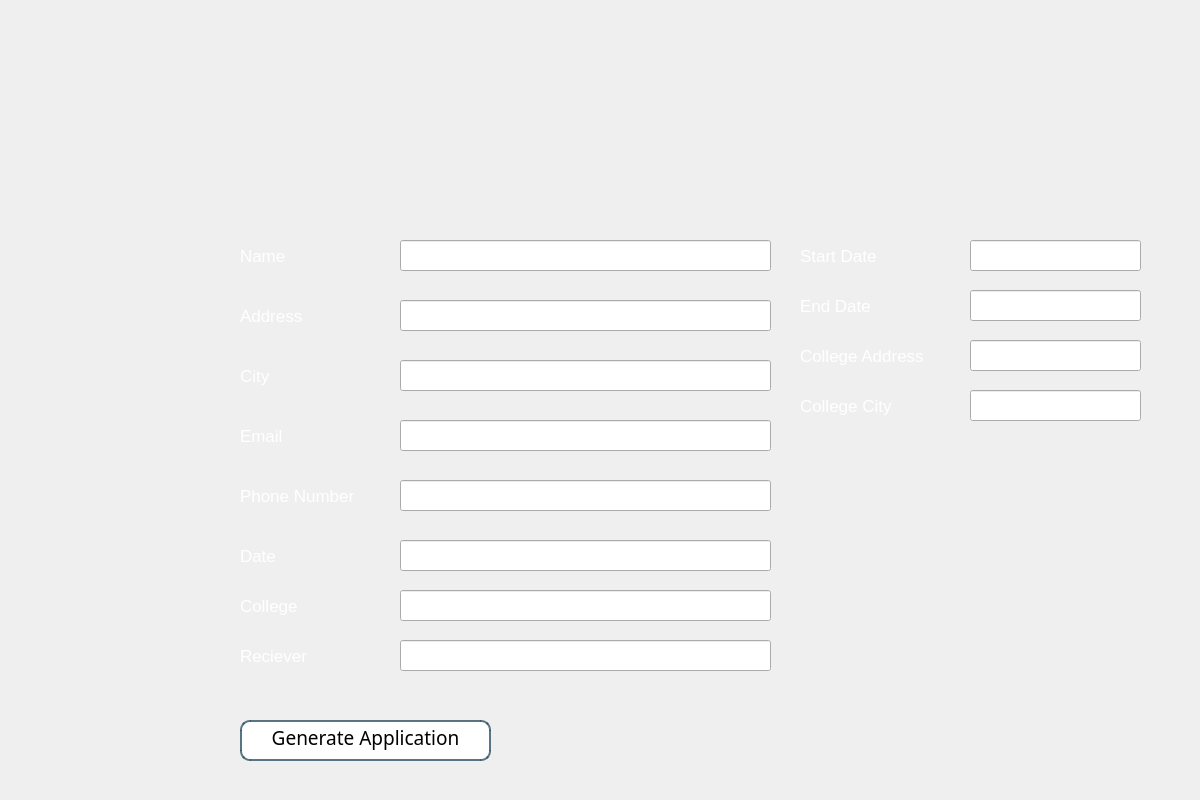
<?xml version="1.0" encoding="UTF-8"?>
<ui version="4.0">
 <class>Form</class>
 <widget class="QWidget" name="Form">
  <property name="geometry">
   <rect>
    <x>0</x>
    <y>0</y>
    <width>1200</width>
    <height>800</height>
   </rect>
  </property>
  <property name="windowTitle">
   <string>Form</string>
  </property>
  <widget class="QLabel" name="label">
   <property name="geometry">
    <rect>
     <x>0</x>
     <y>0</y>
     <width>1201</width>
     <height>801</height>
    </rect>
   </property>
   <property name="styleSheet">
    <string notr="true"/>
   </property>
   <property name="text">
    <string/>
   </property>
   <property name="pixmap">
    <pixmap>details.png</pixmap>
   </property>
  </widget>
  <widget class="QLineEdit" name="i7">
   <property name="geometry">
    <rect>
     <x>400</x>
     <y>590</y>
     <width>371</width>
     <height>31</height>
    </rect>
   </property>
  </widget>
  <widget class="QLineEdit" name="i5">
   <property name="geometry">
    <rect>
     <x>400</x>
     <y>480</y>
     <width>371</width>
     <height>31</height>
    </rect>
   </property>
  </widget>
  <widget class="QLabel" name="label_8">
   <property name="geometry">
    <rect>
     <x>240</x>
     <y>640</y>
     <width>121</width>
     <height>31</height>
    </rect>
   </property>
   <property name="font">
    <font>
     <pointsize>13</pointsize>
    </font>
   </property>
   <property name="styleSheet">
    <string notr="true">color:rgb(255, 255, 255);</string>
   </property>
   <property name="text">
    <string>Reciever</string>
   </property>
  </widget>
  <widget class="QLabel" name="label_9">
   <property name="geometry">
    <rect>
     <x>240</x>
     <y>590</y>
     <width>121</width>
     <height>31</height>
    </rect>
   </property>
   <property name="font">
    <font>
     <pointsize>13</pointsize>
    </font>
   </property>
   <property name="styleSheet">
    <string notr="true">color:rgb(255, 255, 255);</string>
   </property>
   <property name="text">
    <string>College</string>
   </property>
  </widget>
  <widget class="QLabel" name="label_6">
   <property name="geometry">
    <rect>
     <x>240</x>
     <y>480</y>
     <width>151</width>
     <height>31</height>
    </rect>
   </property>
   <property name="font">
    <font>
     <pointsize>13</pointsize>
    </font>
   </property>
   <property name="styleSheet">
    <string notr="true">color:rgb(255, 255, 255);</string>
   </property>
   <property name="text">
    <string>Phone Number</string>
   </property>
  </widget>
  <widget class="QLineEdit" name="i1">
   <property name="geometry">
    <rect>
     <x>400</x>
     <y>240</y>
     <width>371</width>
     <height>31</height>
    </rect>
   </property>
  </widget>
  <widget class="QLineEdit" name="i2">
   <property name="geometry">
    <rect>
     <x>400</x>
     <y>300</y>
     <width>371</width>
     <height>31</height>
    </rect>
   </property>
  </widget>
  <widget class="QLabel" name="label_2">
   <property name="geometry">
    <rect>
     <x>240</x>
     <y>240</y>
     <width>121</width>
     <height>31</height>
    </rect>
   </property>
   <property name="font">
    <font>
     <pointsize>13</pointsize>
    </font>
   </property>
   <property name="styleSheet">
    <string notr="true">color:rgb(255, 255, 255);</string>
   </property>
   <property name="text">
    <string>Name</string>
   </property>
  </widget>
  <widget class="QLabel" name="label_5">
   <property name="geometry">
    <rect>
     <x>240</x>
     <y>420</y>
     <width>121</width>
     <height>31</height>
    </rect>
   </property>
   <property name="font">
    <font>
     <pointsize>13</pointsize>
    </font>
   </property>
   <property name="styleSheet">
    <string notr="true">color:rgb(255, 255, 255);</string>
   </property>
   <property name="text">
    <string>Email</string>
   </property>
  </widget>
  <widget class="QLineEdit" name="i8">
   <property name="geometry">
    <rect>
     <x>400</x>
     <y>640</y>
     <width>371</width>
     <height>31</height>
    </rect>
   </property>
  </widget>
  <widget class="QLineEdit" name="i3">
   <property name="geometry">
    <rect>
     <x>400</x>
     <y>360</y>
     <width>371</width>
     <height>31</height>
    </rect>
   </property>
  </widget>
  <widget class="QLineEdit" name="i6">
   <property name="geometry">
    <rect>
     <x>400</x>
     <y>540</y>
     <width>371</width>
     <height>31</height>
    </rect>
   </property>
  </widget>
  <widget class="QLineEdit" name="i4">
   <property name="geometry">
    <rect>
     <x>400</x>
     <y>420</y>
     <width>371</width>
     <height>31</height>
    </rect>
   </property>
  </widget>
  <widget class="QLabel" name="label_3">
   <property name="geometry">
    <rect>
     <x>240</x>
     <y>300</y>
     <width>121</width>
     <height>31</height>
    </rect>
   </property>
   <property name="font">
    <font>
     <pointsize>13</pointsize>
    </font>
   </property>
   <property name="styleSheet">
    <string notr="true">color:rgb(255, 255, 255);</string>
   </property>
   <property name="text">
    <string>Address</string>
   </property>
  </widget>
  <widget class="QLabel" name="label_7">
   <property name="geometry">
    <rect>
     <x>240</x>
     <y>540</y>
     <width>121</width>
     <height>31</height>
    </rect>
   </property>
   <property name="font">
    <font>
     <pointsize>13</pointsize>
    </font>
   </property>
   <property name="styleSheet">
    <string notr="true">color:rgb(255, 255, 255);</string>
   </property>
   <property name="text">
    <string>Date</string>
   </property>
  </widget>
  <widget class="QLabel" name="label_4">
   <property name="geometry">
    <rect>
     <x>240</x>
     <y>360</y>
     <width>121</width>
     <height>31</height>
    </rect>
   </property>
   <property name="font">
    <font>
     <pointsize>13</pointsize>
    </font>
   </property>
   <property name="styleSheet">
    <string notr="true">color:rgb(255, 255, 255);</string>
   </property>
   <property name="text">
    <string>City</string>
   </property>
  </widget>
  <widget class="QPushButton" name="gen">
   <property name="geometry">
    <rect>
     <x>240</x>
     <y>720</y>
     <width>251</width>
     <height>41</height>
    </rect>
   </property>
   <property name="font">
    <font>
     <family>Nirmala UI Semilight</family>
     <pointsize>14</pointsize>
     <weight>50</weight>
     <italic>false</italic>
     <bold>false</bold>
    </font>
   </property>
   <property name="styleSheet">
    <string notr="true">border-radius:10px;
border:2px solid rgba(46,82,101,200);
padding-bottom:7px;
color:rgb(0, 0, 0);
background-color:rgb(255, 255, 255);
</string>
   </property>
   <property name="text">
    <string>Generate Application</string>
   </property>
  </widget>
  <widget class="QLabel" name="label_10">
   <property name="geometry">
    <rect>
     <x>800</x>
     <y>240</y>
     <width>111</width>
     <height>31</height>
    </rect>
   </property>
   <property name="font">
    <font>
     <pointsize>13</pointsize>
    </font>
   </property>
   <property name="styleSheet">
    <string notr="true">color:rgb(255, 255, 255);</string>
   </property>
   <property name="text">
    <string>Start Date</string>
   </property>
  </widget>
  <widget class="QLabel" name="label_11">
   <property name="geometry">
    <rect>
     <x>800</x>
     <y>290</y>
     <width>91</width>
     <height>31</height>
    </rect>
   </property>
   <property name="font">
    <font>
     <pointsize>13</pointsize>
    </font>
   </property>
   <property name="styleSheet">
    <string notr="true">color:rgb(255, 255, 255);</string>
   </property>
   <property name="text">
    <string>End Date</string>
   </property>
  </widget>
  <widget class="QLineEdit" name="i9">
   <property name="geometry">
    <rect>
     <x>970</x>
     <y>240</y>
     <width>171</width>
     <height>31</height>
    </rect>
   </property>
  </widget>
  <widget class="QLineEdit" name="i10">
   <property name="geometry">
    <rect>
     <x>970</x>
     <y>290</y>
     <width>171</width>
     <height>31</height>
    </rect>
   </property>
  </widget>
  <widget class="QLineEdit" name="i11">
   <property name="geometry">
    <rect>
     <x>970</x>
     <y>340</y>
     <width>171</width>
     <height>31</height>
    </rect>
   </property>
  </widget>
  <widget class="QLabel" name="label_12">
   <property name="geometry">
    <rect>
     <x>800</x>
     <y>340</y>
     <width>161</width>
     <height>31</height>
    </rect>
   </property>
   <property name="font">
    <font>
     <pointsize>13</pointsize>
    </font>
   </property>
   <property name="styleSheet">
    <string notr="true">color:rgb(255, 255, 255);</string>
   </property>
   <property name="text">
    <string>College Address</string>
   </property>
  </widget>
  <widget class="QLineEdit" name="i12">
   <property name="geometry">
    <rect>
     <x>970</x>
     <y>390</y>
     <width>171</width>
     <height>31</height>
    </rect>
   </property>
  </widget>
  <widget class="QLabel" name="label_13">
   <property name="geometry">
    <rect>
     <x>800</x>
     <y>390</y>
     <width>121</width>
     <height>31</height>
    </rect>
   </property>
   <property name="font">
    <font>
     <pointsize>13</pointsize>
    </font>
   </property>
   <property name="styleSheet">
    <string notr="true">color:rgb(255, 255, 255);</string>
   </property>
   <property name="text">
    <string>College City</string>
   </property>
  </widget>
 </widget>
 <resources>
  <include location="rsc.qrc"/>
 </resources>
 <connections/>
</ui>
